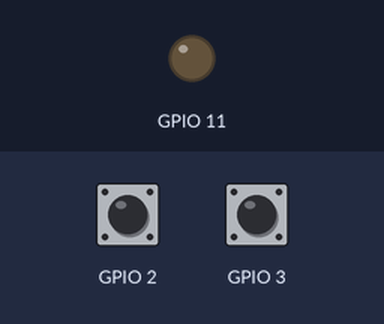
A program run on a simulated Raspberry Pi (BCM pin numbers). On the bench: output pins drawn as LEDs (lit = HIGH). Inputs (shaded band) come from the test bench; at power-on: GPIO 2 HIGH, GPIO 3 HIGH.

Above: at 1.2 s.
1.3 s: GPIO 2 pulled LOW for 0.15 s
At 1.8 s:
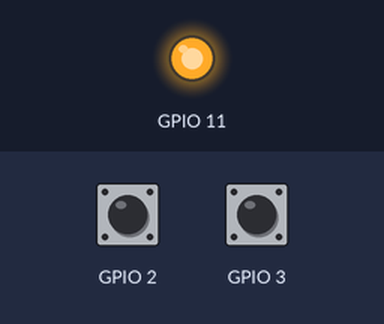
4.8 s: GPIO 2 pulled LOW for 1 s
At 5.6 s:
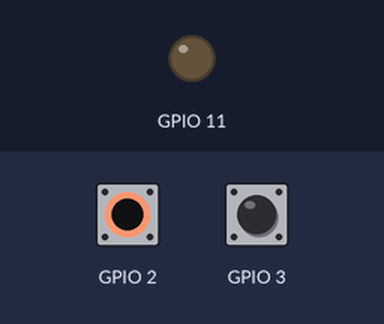
7.3 s: GPIO 2 pulled LOW for 3.2 s
At 8.7 s:
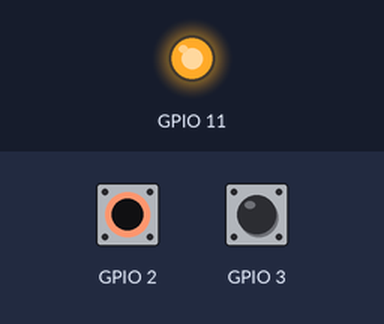
Timing chart, 0 to 10.3 s (numbered marks = the images above; inputs shaded):
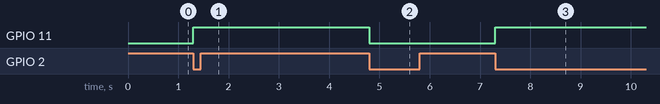

The program:

push_no_block_event_led.py
```python
#!/usr/bin/env python

from time import sleep
import os
import RPi.GPIO as GPIO
from remotealert import RemoteAlert

GPIO.setmode(GPIO.BCM)
GPIO.setup( 2, GPIO.IN)
GPIO.setup( 3, GPIO.IN)
GPIO.setup(11, GPIO.OUT, initial=GPIO.LOW )

led_on = False
ra = RemoteAlert()
dev_id = 'a32b831c-7623-4c43-99cf-b614ff54e902'

def postAndroid(channel):
    ra.send( dev_id, 'Message from pi' )
    print 'Push called'
#GPIO.RISING
GPIO.add_event_detect(3, GPIO.FALLING, callback=postAndroid, bouncetime=300)

while True:
    #GPIO.input( 2 ) == False when pressed
    GPIO.wait_for_edge(2, GPIO.FALLING)
    led_on = not led_on
    GPIO.output( 11, led_on )

#Turn it off to leave it off
GPIO.output( 11, False )
GPIO.cleanup()
```

remotealert.py
```python
import json
import urllib2

class RemoteAlert:
    def send(self, device_id, message ):
        data = { 'message' : message }
        url = 'http://remote-alert.herokuapp.com/post/' + device_id
        req = urllib2.Request( url )
        req.add_header('Content-Type', 'application/json')
        urllib2.urlopen(req, json.dumps(data))
        return 'OK'
```

Measured:
- after the input at 1.3 s, GPIO 11: LOW → HIGH at once
- after the input at 4.8 s, GPIO 11: HIGH → LOW at once
- after the input at 7.3 s, GPIO 11: LOW → HIGH at once
